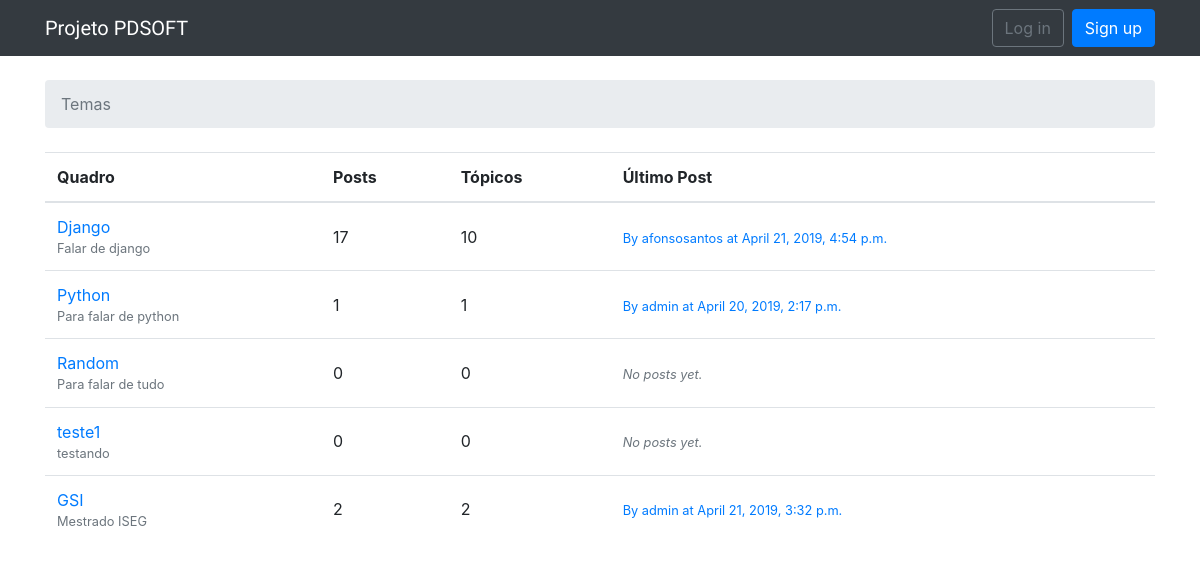
The page / on the database its author committed.
### boards/models.py (models this page shows, shortened)
class Board(models.Model):
    name = models.CharField(max_length=30, unique=True)
    description = models.CharField(max_length=100)
    def get_posts_count(self):
        return Post.objects.filter(topic__board=self).count()
    def get_last_post(self):
        return Post.objects.filter(topic__board=self).order_by('-created_at').first()

class Post(models.Model):
    message = models.TextField(max_length=4000)
    topic = models.ForeignKey(Topic, related_name='posts', on_delete=models.CASCADE)
    created_at = models.DateTimeField(auto_now_add=True)
    updated_at = models.DateTimeField(null=True)
    created_by = models.ForeignKey(User, related_name='posts', on_delete=models.CASCADE)
    updated_by = models.ForeignKey(User, null=True, related_name='+', on_delete=models.CASCADE)

### boards/views.py (the view)
# urls.py: url(r'^$', views.BoardListView.as_view(), name='home'),
class BoardListView(ListView):
	model = Board
	context_object_name = 'boards'
	template_name= 'home.html'

### templates/home.html
{% extends 'base.html' %}
{% block breadcrumb %}
  <li class="breadcrumb-item active">Temas</li>
{% endblock %}
{% block content %}
  <table class="table">
    <thead class="thead-inverse">
      <tr>
        <th>Quadro</th>
        <th>Posts</th>
        <th>Tópicos</th>
        <th>Último Post</th>
      </tr>
    </thead>
    <tbody>
      {% for board in boards %}
        <tr>
          <td>
            <a href="{% url 'board_topics' board.pk %}">{{ board.name }}</a>
            <small class="text-muted d-block">{{ board.description }}</small>
          </td>
          <td class="align-middle">{{ board.get_posts_count }}</td>
          <td class="align-middle">{{ board.topics.count }}</td>
          <td class="align-middle">
            {% with post=board.get_last_post %}
           {% if post %}
            <small>
              <a href="{% url 'topic_posts' board.pk post.topic.pk %}">
                By {{ post.created_by.username }} at {{ post.created_at }}
              </a>
            </small>
          {% else %}
            <small class="text-muted">
              <em>No posts yet.</em>
            </small>
          {% endif %}
            {% endwith %}
          </td>
        </tr>
      {% endfor %}
    </tbody>
  </table>
{% endblock %}

### rows shown on the page
Board: name "Django", description "Falar de django", get_posts_count "17", topics.count "10", get_last_post.created_by.username "afonsosantos", get_last_post.created_at "April 21, 2019, 4:54 p.m."
Board: name "Python", description "Para falar de python", get_posts_count "1", topics.count "1", get_last_post.created_by.username "admin", get_last_post.created_at "April 20, 2019, 2:17 p.m."
Board: name "Random", description "Para falar de tudo", get_posts_count "0", topics.count "0", shows "No posts yet."
Board: name "teste1", description "testando", get_posts_count "0", topics.count "0", shows "No posts yet."
Board: name "GSI", description "Mestrado ISEG", get_posts_count "2", topics.count "2", get_last_post.created_by.username "admin", get_last_post.created_at "April 21, 2019, 3:32 p.m."
